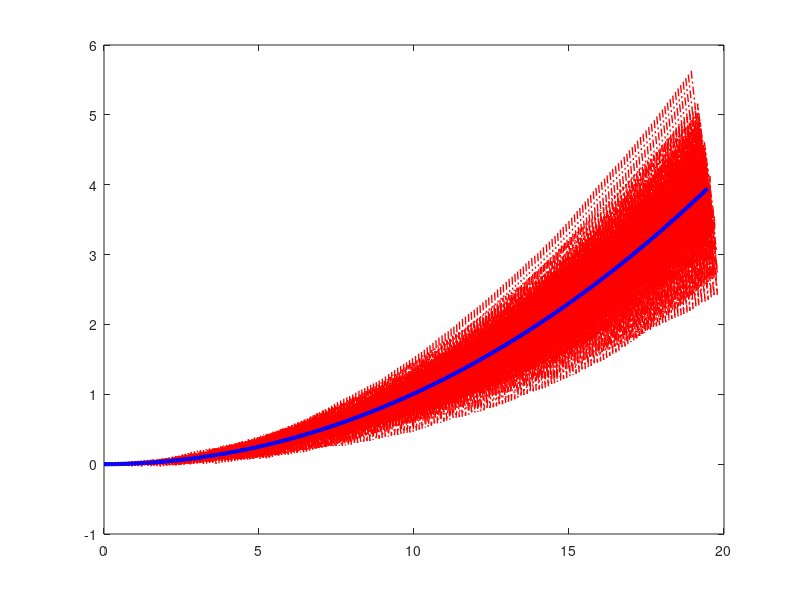

Reproduce this figure in MATLAB.
% This code is created by Sadegh Soudjani
% version 1, date: 22 June 2021
% prepared as part of the ARCH workshop stochastic category
% The purpose is to provide a setting of the 3d model of a robot/car

% the input of model is fixed for now but it  should be synthesized with
% the tool

clc
clear
close all

% Time horizon (for the continous version of the system)
T = 20;
% Sampling  time for discretisation
tau = 0.1;
% Number of discrete time steps
N = ceil(T/tau);
% Initial condition of the system
X0 = [0;0;0];

% velocity is fixed
V = 1; % V = 1 m/s

% support of the noise distribution is [-w1,w1]*[-w2,w2]*[-w3,w3]
% these values should be proportional with sqrt(tau)
w1 = 0.02*sqrt(tau);
w2  = 0.02*sqrt(tau);
w3 = 0.02*sqrt(tau);

% range of the state variables x1\in[x1l,x1u], x2\in[x2l,x2u], x3\in[x3l,x3u]
x1l = -0.6;
x1u = 0.6;
x2l = -1.2;
x2u = 1.98;
x3l = -pi;
x3u = pi;

% range of the inout u\in[ul,uu],
ul = -20;
uu = 20;

%% specification
% We consider three polytopes AX<=B1, AX<=B2, and AX<=B3
% AX<=B1, AX<=B2 specifies polytopes around the limit cycle of the
% system. The specification is to compute the probability that the
% trajectory goes outside of this area around the limit cycle in the time
% internal [0,T] after entering the polytope AX<=B3


%% computing the limit cycle using the deterministic system

% input
u = 0.02*ones(1,N+1);

% initialise the state vectors for Matlab
x = zeros(1,N+1);
y = zeros(1,N+1);
theta = zeros(1,N+1);

% the initial state
x(1) = X0(1);
y(1) = X0(2);
theta(1) = X0(3);

% deterministic dynamics
for k=1:N
    if(u(k) ~= 0)
        x(k+1) = x(k) + (V/u(k))*(sin(theta(k)+u(k)*tau)-sin(theta(k)));
        y(k+1) = y(k) - (V/u(k))*(cos(theta(k)+u(k)*tau)-cos(theta(k)));
        theta(k+1) = theta(k)+u(k)*tau;
    end
    if(u(k) == 0)
        x(k+1) = x(k) + V*tau*cos(theta(k));
        y(k+1) = x(k) + V*tau*sin(theta(k));
        theta(k+1) = theta(k)+u(k)*tau;
    end
end


%% Monte Carlo simulation

% Number of trajectories for Monte Carlo simulation
Ns = 100;


% Initialise the simulations
xn = zeros(Ns,N+1);
yn = zeros(Ns,N+1);
thetan = zeros(Ns,N+1);

xn(1:Ns,1) = X0(1);
yn(1:Ns,1) = X0(2);
thetan(1:Ns,1)= X0(3);
    
for i=1:Ns
    for k=1:N 
        if(u(k) ~= 0)
        xn(i,k+1) = xn(i,k) + (V/u(k))*(sin(thetan(i,k)+u(k)*tau)-sin(thetan(i,k)))+w1*(2*rand-1);
        yn(i,k+1) = yn(i,k) - (V/u(k))*(cos(thetan(i,k)+u(k)*tau)-cos(thetan(i,k)))+w2*(2*rand-1);
        thetan(i,k+1) = thetan(i,k)+u(k)*tau+w3*(2*rand-1);
        end
        if(u(k) == 0)
            xn(i,k+1) = xn(i,k) + V*tau*cos(thetan(i,k))+w1*(2*rand-1);
            yn(i,k+1) = x(i,k) + V*tau*sin(thetan(i,k))+w2*(2*rand-1);
            thetan(i,k+1) = thetan(i,k)+u(k)*tau+w3*(2*rand-1);
        end
    end
end


disp(['The number of trajectories for Monte Carlo Simulation is: ', num2str(Ns)]);
disp(' ');

%% plots
% plot sample trajectories
figure,
h1 = plot(xn,yn,'-.','color','r','linewidth',1);

% plot the deterministic trajectory
hold on,
h2 = plot(x,y,'linewidth',3,'color','b');

% end of the code
